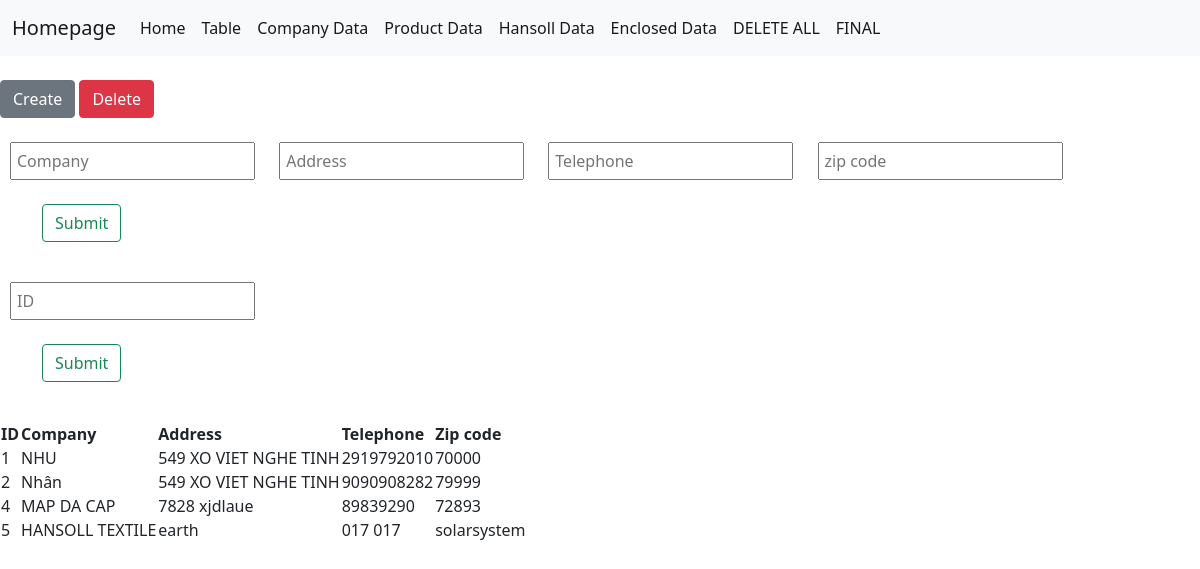
The page /companytable on the database as committed earlier.
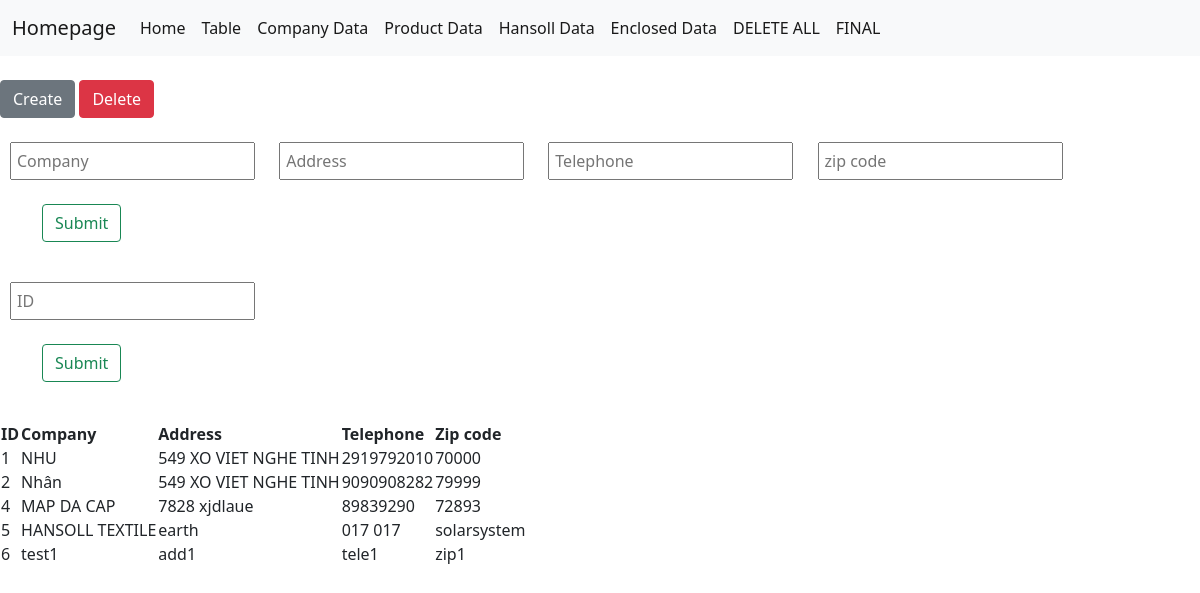
The same page on the database as committed later.
### app.py (models this page shows, shortened)
class Companies(db.Model):
    __tablename__ = "companies"
    id = db.Column(db.Integer, primary_key = True)
    company = db.Column(db.String(64))
    address = db.Column(db.String(500))
    telephone = db.Column(db.String(64))
    zipcode = db.Column(db.String(64))

### app.py (the view)
@app.route('/companytable', methods=["POST", "GET"])
def companytable():
    data_companies = Companies.query.all()
    form = CompanyForm()
    form2 = CompanyDeleteForm()
    return render_template('companyTable.html', data_companies=data_companies, form=form, form2=form2)

### forms.py
class CompanyForm(FlaskForm):
    company = StringField('Company', validators=[DataRequired()])
    address = StringField('Address', validators=[DataRequired()])
    telephone = StringField('Telephone', validators=[DataRequired()])
    zipcode = StringField('Zipcode', validators=[DataRequired()])
    submit = SubmitField('Submit')

class CompanyDeleteForm(FlaskForm):
    id = IntegerField("ID", validators=[DataRequired()])
    submit = SubmitField('DELETE')

### templates/companyTable.html (shortened to what this page needs)
{% extends 'index.html' %}
{% block content %}
<br>
<span class="btn-company"><button type="button" id="create_company" class="btn btn-secondary">Create</button></span>
<span class="btn-company"><button type="button" id="delete_company" class="btn btn-danger">Delete</button></span>
<br>
<br>
<div class="company-create-wrapper">
<form action="{{url_for('company_create')}}" method="POST" novalidate>
      <div>
        {{ form.company(class='sth', placeholder="Company", id="companyInput") }}
        {{ form.address(class='sth',placeholder="Address", id="addressInput") }}
        {{ form.telephone(class='sth',placeholder="Telephone", id="telephoneInput") }}
        {{ form.zipcode(class='sth',placeholder="zip code", id="zipInput") }}
      </div>
      <br>
      <div class="container">
      {{ form.submit(class="btn btn-outline-success", value="Submit") }}
    </div>
  </form>
</div>
<br>
<div class="company-delete-wraper">
  <form action="{{url_for('company_delete')}}" method="POST" novalidate>
      <div>
        {{ form2.id(class='sth', placeholder="ID", id="idDelete") }}
      </div>
      <br>
      <div class="container">
      {{ form2.submit(class="btn btn-outline-success", value="Submit") }}
    </div>
  </form>
</div>
<br>
<div class="company-table-wrapper">
    <table>
        <th>ID</th>
        <th>Company</th>
        <th>Address</th>
        <th>Telephone</th>
        <th>Zip code</th>
        {% for company in data_companies %}
            <tr>
                <td>{{company.id}}</td>
                <td>{{company.company}}</td>
                <td>{{company.address}}</td>
                <td>{{company.telephone}}</td>
                <td>{{company.zipcode}}</td>
            </tr>
        {% endfor %}
    </table>
</div>
{% endblock %}

Rows that differ between the two databases and show on the page:
added Companies: id "6", company "test1", address "add1", telephone "tele1", zipcode "zip1"
